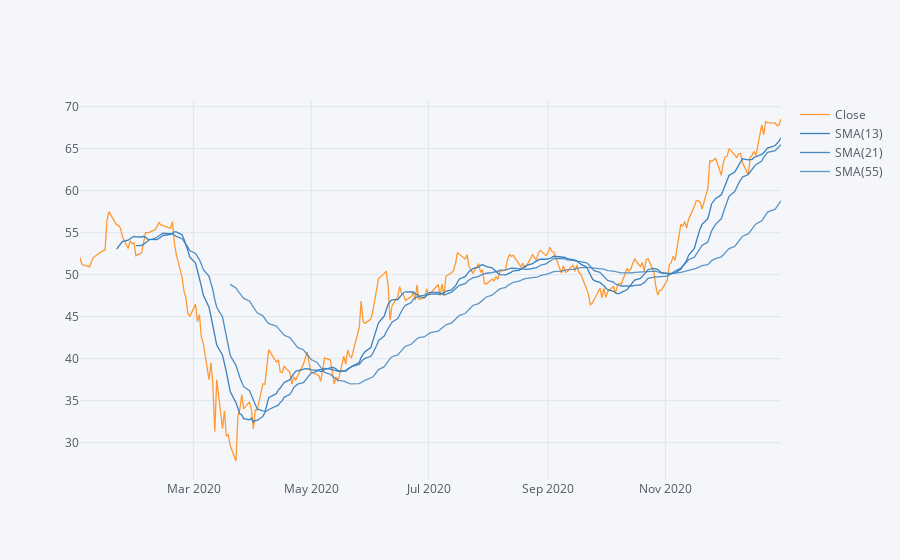

Notebook code cell kept with this figure:
### Markdown cell above
**Simple Moving Averages plot of Morgan Stanley for the year 2020.**

### Code cell
MS['Close'].loc['2020-01-01':'2021-01-01'].ta_plot(study='sma',periods=[13,21,55],title='Morgan Stanley SMA')

### Figure 1 — Plotly figure (JSON) as saved in the notebook; plotly's stock layout.template omitted (floating-point values rounded to 4 significant figures; data arrays with more than 128 entries replaced by an {"elided": "..."} marker saying what was removed)
{"data": [{"line": {"color": "rgba(255, 153, 51, 1.0)", "dash": "solid", "shape": "linear", "width": 1.3}, "mode": "lines", "name": "Close", "text": "", "type": "scatter", "x": {"elided": "253 str values"}, "y": {"elided": "253 float values"}}, {"line": {"color": "rgba(55, 128, 191, 1.0)", "dash": "solid", "shape": "linear", "width": 1.3}, "mode": "lines", "name": "SMA(13)", "text": "", "type": "scatter", "x": {"elided": "253 str values"}, "y": {"elided": "253 mixed values"}}, {"line": {"color": "rgba(55, 128, 191, 0.8999999999999999)", "dash": "solid", "shape": "linear", "width": 1.3}, "mode": "lines", "name": "SMA(21)", "text": "", "type": "scatter", "x": {"elided": "253 str values"}, "y": {"elided": "253 mixed values"}}, {"line": {"color": "rgba(55, 128, 191, 0.7999999999999998)", "dash": "solid", "shape": "linear", "width": 1.3}, "mode": "lines", "name": "SMA(55)", "text": "", "type": "scatter", "x": {"elided": "253 str values"}, "y": {"elided": "253 mixed values"}}], "layout": {"legend": {"bgcolor": "#F5F6F9", "font": {"color": "#4D5663"}}, "paper_bgcolor": "#F5F6F9", "plot_bgcolor": "#F5F6F9", "title": {"font": {"color": "#4D5663"}}, "xaxis": {"gridcolor": "#E1E5ED", "showgrid": true, "tickfont": {"color": "#4D5663"}, "title": {"font": {"color": "#4D5663"}, "text": ""}, "zerolinecolor": "#E1E5ED"}, "yaxis": {"gridcolor": "#E1E5ED", "showgrid": true, "tickfont": {"color": "#4D5663"}, "title": {"font": {"color": "#4D5663"}, "text": ""}, "zerolinecolor": "#E1E5ED"}}}
